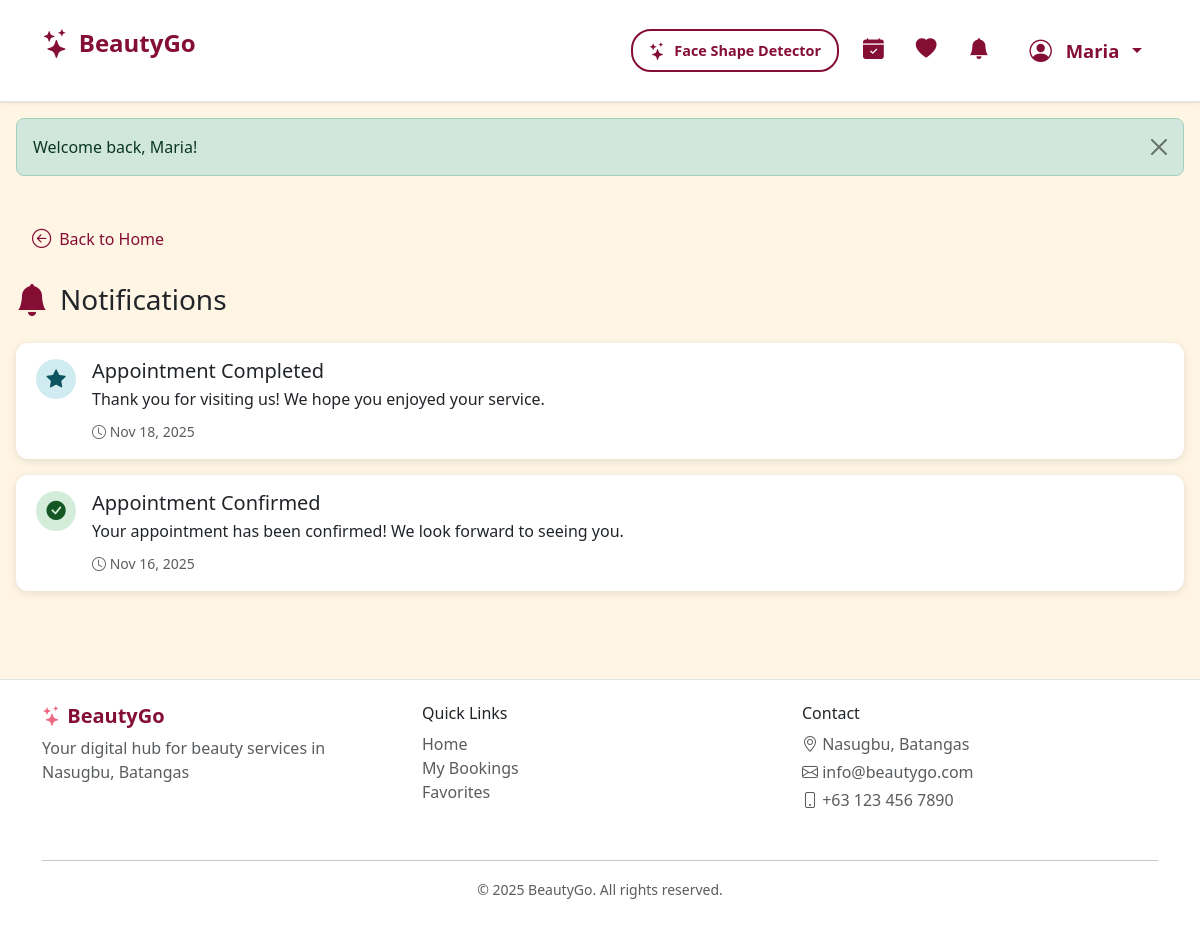
The page /notifications.php (signed in) on the database its author committed.
### tables this page shows
CREATE TABLE `customers` (
  `customer_id` int(11) NOT NULL,
  `fname` varchar(255) DEFAULT NULL,
  `mname` varchar(255) DEFAULT NULL,
  `surname` varchar(255) DEFAULT NULL,
  `cstmr_num` varchar(255) DEFAULT NULL,
  `cstmr_email` varchar(255) DEFAULT NULL,
  `cstmr_password` varchar(255) DEFAULT NULL,
  `cstmr_address` varchar(255) DEFAULT NULL,
  `registration_date` timestamp NOT NULL DEFAULT current_timestamp(),
  `profile_pic` longblob DEFAULT NULL
);

CREATE TABLE `notifications` (
  `notif_id` int(11) NOT NULL,
  `business_id` int(11) NOT NULL,
  `customer_id` int(11) NOT NULL,
  `notif_title` varchar(50) NOT NULL COMMENT 'new/successful/cancelled appointment or new reviews',
  `notif_text` text NOT NULL,
  `read_status` tinyint(1) DEFAULT 0 COMMENT '0 = unread, 1 = read',
  `notif_creation` timestamp NOT NULL DEFAULT current_timestamp()
);

### backend/function_utilities.php (called while the page is built, shortened)
<?php
function isLoggedIn(): bool {
    return isset($_SESSION['customer_id']) || isset($_SESSION['business_id']);
}
function isBusinessLoggedIn(): bool {
    return isset($_SESSION['business_id']);
}
function isCustomerLoggedIn(): bool {
    return isset($_SESSION['customer_id']);
}
function getCurrentCustomer() {
    if (!empty($_SESSION['customer_id'])) {
        return getCustomerById($_SESSION['customer_id']);
    }
    return null;
}
?>

### backend/function_customers.php (called while the page is built, shortened)
<?php
function getCustomerById($id) {
    $conn = getDbConnection();
    $stmt = $conn->prepare("SELECT * FROM customers WHERE customer_id = ?");
    $stmt->bind_param("i", $id);
    $stmt->execute();
    $result = $stmt->get_result();
    $data = $result->fetch_assoc();
    return $data;
}
?>

### backend/function_notifications.php (called while the page is built, shortened)
<?php
require_once __DIR__ . '/function_customers.php';
function getCustomerNotifications($customerId, $limit = null) {
    $conn = getDbConnection();
    $sql = "SELECT * FROM notifications
            WHERE customer_id = ?
            AND notif_title NOT LIKE '%New Booking%'
            AND notif_title NOT LIKE '%Cancelled by Customer%'
            ORDER BY notif_creation DESC";
    $stmt = $conn->prepare($sql);
    if ($limit) {
        $stmt->bind_param("ii", $customerId, $limit);
    } else {
        $stmt->bind_param("i", $customerId);
    }
    $stmt->execute();
    $result = $stmt->get_result();
    $data = $result->fetch_all(MYSQLI_ASSOC);
    return $data;
}
function timeAgo($datetime) {
    $timestamp = strtotime($datetime);
    $difference = time() - $timestamp;
    if ($difference < 60) {
        return 'Just now';
    } elseif ($difference < 3600) {
        $mins = floor($difference / 60);
        return $mins . ' minute' . ($mins > 1 ? 's' : '') . ' ago';
    } elseif ($difference < 86400) {
        $hours = floor($difference / 3600);
        return $hours . ' hour' . ($hours > 1 ? 's' : '') . ' ago';
    } elseif ($difference < 604800) {
        $days = floor($difference / 86400);
        return $days . ' day' . ($days > 1 ? 's' : '') . ' ago';
    } else {
        return date('M j, Y', $timestamp);
    }
}
?>

### notifications.php (the view, shortened to what this page needs)
<?php
require_once 'backend/function_utilities.php';
require_once 'backend/function_customers.php';
require_once 'backend/function_notifications.php';
$user = getCurrentCustomer();
$customerId = $user['customer_id'];
$notifications = getCustomerNotifications($customerId);
include 'includes/header.php';
?>
<main class="container-fluid px-2 px-md-3 py-3 py-md-4">
    <div class="row">
        <div class="col-12">
            <a href="index.php" class="back-button">
                <i class="bi bi-arrow-left-circle"></i>
                <span>Back to Home</span>
            </a>
            <div class="notification-header">
                <h2><i class="bi bi-bell-fill"></i> Notifications</h2>
            </div>
            <?php if (empty($notifications)): ?>
                <div class="card text-center py-5">
                    <div class="card-body">
                        <i class="bi bi-inbox" style="font-size: 4rem; color: #ccc;"></i>
                        <h4 class="mt-3 text-muted">No notifications yet</h4>
                        <p class="text-muted">You'll see updates about your appointments here</p>
                    </div>
                </div>
            <?php else: ?>
                <?php foreach ($notifications as $notif): ?>
                    <div class="card notification-card mb-3">
                        <div class="card-body">
                            <div class="d-flex align-items-start">
                                <div class="notification-icon <?php echo strpos($notif['notif_title'], 'Confirmed') !== false ? 'confirmed' : (strpos($notif['notif_title'], 'Cancelled') !== false ? 'cancelled' : 'completed'); ?> flex-shrink-0 me-3">
                                    <i class="bi <?php
                                        if (strpos($notif['notif_title'], 'Confirmed') !== false) {
                                            echo 'bi-check-circle-fill';
                                        } elseif (strpos($notif['notif_title'], 'Cancelled') !== false) {
                                            echo 'bi-x-circle-fill';
                                        } else {
                                            echo 'bi-star-fill';
                                        }
                                    ?>"></i>
                                </div>
                                <div class="flex-grow-1">
                                    <h5 class="mb-1">
                                        <?php echo htmlspecialchars($notif['notif_title']); ?>
                                    </h5>
                                    <p class="mb-2"><?php echo htmlspecialchars($notif['notif_text']); ?></p>
                                    <small class="text-muted">
                                        <i class="bi bi-clock"></i> <?php echo timeAgo($notif['notif_creation']); ?>
                                    </small>
                                </div>
                            </div>
                        </div>
                    </div>
                <?php endforeach; ?>
            <?php endif; ?>
        </div>
    </div>
</main>
<?php include 'includes/footer.php'; ?>

### includes/header.php (shortened to what this page needs)
<!DOCTYPE html>
<html lang="en">
<head>
    <link href="https://cdn.jsdelivr.net/npm/bootstrap@5.3.0/dist/css/bootstrap.min.css" rel="stylesheet">
    <link rel="stylesheet" href="https://cdn.jsdelivr.net/npm/bootstrap-icons@1.10.0/font/bootstrap-icons.css">
    <link rel="stylesheet" href="css/styles.css?v=<?php echo time(); ?>">
</head>
<body>
    <nav class="navbar navbar-expand-lg navbar-light bg-white border-bottom sticky-top">
        <div class="container">
            <a class="navbar-brand brand-logo-new" href="index.php">
                <i class="bi bi-stars"></i> <span>BeautyGo</span>
            </a>
            <div class="collapse navbar-collapse" id="navbarNav">
                <ul class="navbar-nav ms-auto">
                    <?php if (isLoggedIn()): ?>
                        <?php
                        if (isBusinessLoggedIn()) {
                            $currentUser = getCurrentBusiness();
                            $displayName = $currentUser['business_name'] ?? 'Business';
                        } else {
                            $currentUser = getCurrentCustomer();
                            $displayName = $currentUser['fname'] ?? 'User';
                        }
                        ?>
                        <?php if (isCustomerLoggedIn()): ?>
                            <li class="nav-item me-3 d-flex align-items-center">
                                <a class="style-recommendations-btn" href="../FaceShapeAI/index.html" target="_blank" title="Style Recommendations">
                                    <i class="bi bi-stars"></i>
                                    <span>Face Shape Detector</span>
                                </a>
                            </li>
                        <?php endif; ?>
                        <?php if (isCustomerLoggedIn()): ?>
                            <li class="nav-item me-3">
                                <a class="nav-link position-relative" href="my-bookings.php" title="My Bookings">
                                    <i class="bi bi-calendar-check-fill bookings-calendar"></i>
                                </a>
                            </li>
                        <?php endif; ?>
                        <?php if (isCustomerLoggedIn()): ?>
                            <li class="nav-item me-3">
                                <a class="nav-link position-relative" href="favorites.php" title="My Favorites">
                                    <i class="bi bi-heart-fill favorites-heart"></i>
                                </a>
                            </li>
                        <?php endif; ?>
                        <?php if (isCustomerLoggedIn()): ?>
                            <?php
                            $notifications = function_exists('getCustomerNotifications') ? getCustomerNotifications($currentUser['customer_id']) : [];
                            ?>
                            <li class="nav-item dropdown me-3">
                                <a class="nav-link position-relative" href="#" id="notificationDropdown" role="button" data-bs-toggle="dropdown" aria-expanded="false">
                                    <i class="bi bi-bell-fill notification-bell"></i>
                                </a>
                            </li>
                        <?php endif; ?>
                        <?php if (isBusinessLoggedIn()): ?>
                        <li class="nav-item dropdown profile-dropdown">
                            <a class="nav-link dropdown-toggle d-flex align-items-center gap-2" href="#" id="businessDropdown" role="button" data-bs-toggle="dropdown" aria-expanded="false">
                                <i class="bi bi-building"></i>
                                <span><?php echo htmlspecialchars($currentUser['business_name']); ?></span>
                            </a>
                                <ul class="dropdown-menu dropdown-menu-end" aria-labelledby="businessDropdown">
                                    <li><a class="dropdown-item" href="business-dashboard.php"><i class="bi bi-speedometer2"></i> Dashboard</a></li>
                                    <li><a class="dropdown-item" href="business-profile.php"><i class="bi bi-person-circle"></i> Profile</a></li>
                                    <li><hr class="dropdown-divider"></li>
                                    <li>
                                        <form action="backend/auth.php" method="POST" class="d-inline">
                                            <input type="hidden" name="action" value="logout">
                                            <button type="submit" class="dropdown-item text-danger"><i class="bi bi-box-arrow-right"></i> Logout</button>
                                        </form>
                                    </li>
                                </ul>
                            </li>
                        <?php else: ?>
                            <?php
                            $customerProfilePic = null;
                            if (isset($currentUser['customer_id'])) {
                                $conn = getDbConnection();
                                $stmt = $conn->prepare("SELECT profile_pic FROM customers WHERE customer_id = ?");
                                $stmt->bind_param("i", $currentUser['customer_id']);
                                $stmt->execute();
                                $result = $stmt->get_result();
                                if ($row = $result->fetch_assoc()) {
                                    $customerProfilePic = $row['profile_pic'];
                                }
                            }
                            ?>
                            <li class="nav-item dropdown profile-dropdown">
                                <a class="nav-link dropdown-toggle d-flex align-items-center gap-2" href="#" id="userDropdown" role="button" data-bs-toggle="dropdown" aria-expanded="false">
                                    <?php if (!empty($customerProfilePic)): ?>
                                        <img
                                             alt="Profile"
                                             style="width: 32px; height: 32px; border-radius: 50%; object-fit: cover; border: 2px solid var(--color-burgundy);">
                                    <?php else: ?>
                                        <i class="bi bi-person-circle"></i>
                                    <?php endif; ?>
                                    <span><?php echo htmlspecialchars($displayName); ?></span>
                                </a>
                            </li>
                        <?php endif; ?>
                    <?php endif; ?>
                </ul>
            </div>
        </div>
    </nav>
    <?php if (isset($_SESSION['success'])): ?>
        <div class="alert alert-success alert-dismissible fade show m-3" role="alert">
            <?php echo $_SESSION['success']; unset($_SESSION['success']); ?>
            <button type="button" class="btn-close" data-bs-dismiss="alert"></button>
        </div>
    <?php endif; ?>

### rows shown on the page
customers: fname "Maria"
notifications: notif_title "Appointment Completed", notif_text "Thank you for visiting us! We hope you enjoyed your service.", notif_creation "Nov 18, 2025"
notifications: notif_title "Appointment Confirmed", notif_text "Your appointment has been confirmed! We look forward to seeing you.", notif_creation "Nov 16, 2025"

### other values the page prints
$_SESSION['success'] "Welcome back, Maria!"
